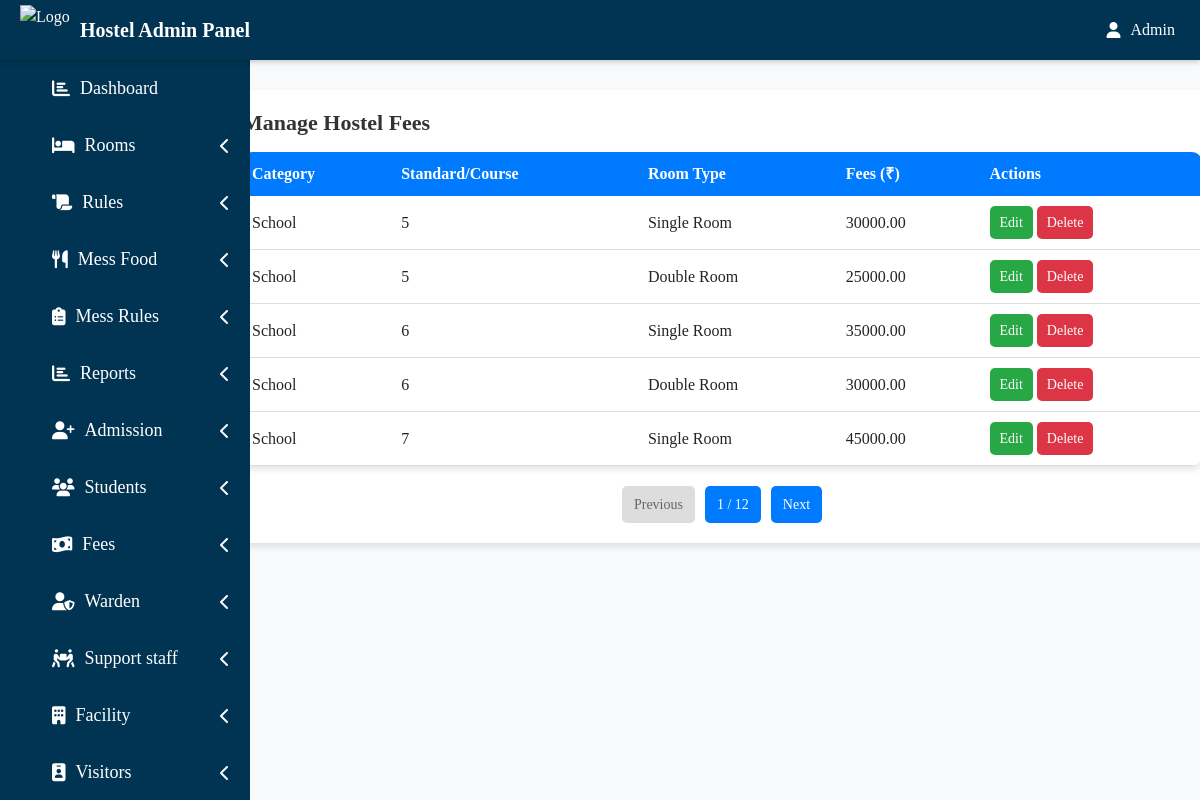
Page /hadmin/manage_fees.php on the committed database.
### tables this page shows
CREATE TABLE `hostel_fees` (
  `id` int(11) NOT NULL,
  `category` varchar(50) NOT NULL,
  `standard_course` varchar(50) NOT NULL,
  `room_type` varchar(50) NOT NULL,
  `fees` decimal(10,2) NOT NULL
);

### hadmin/manage_fees.php (the view, shortened to what this page needs)
<?php
$limit = 5;
$page = isset($_GET['page']) ? (int)$_GET['page'] : 1;
$page = max(1, $page);
$start = ($page - 1) * $limit;
$totalQuery = mysqli_query($conn, "SELECT COUNT(*) AS total FROM hostel_fees");
$totalRow = mysqli_fetch_assoc($totalQuery);
$totalRecords = $totalRow['total'];
$totalPages = ceil($totalRecords / $limit);
$result = mysqli_query($conn, "SELECT * FROM hostel_fees LIMIT $start, $limit");
?>
<!DOCTYPE html>
<html lang="en">
<head>
    <link href="https://cdn.jsdelivr.net/npm/bootstrap@5.3.0/dist/css/bootstrap.min.css" rel="stylesheet">
</head>
<body>
   <?php include('include/side.php'); ?>
<div class="container mt-4">
    <div class="container1">
        <fieldset>
            <legend><h1>Manage Hostel Fees</h1></legend>
            <table>
                <tr>
                    <th>Category</th>
                    <th>Standard/Course</th>
                    <th>Room Type</th>
                    <th>Fees (₹)</th>
                    <th>Actions</th>
                </tr>
                <?php while ($row = mysqli_fetch_assoc($result)) { ?>
                <tr>
                    <td><?php echo $row['category']; ?></td>
                    <td><?php echo $row['standard_course']; ?></td>
                    <td><?php echo $row['room_type']; ?></td>
                    <td><?php echo $row['fees']; ?></td>
                    <td>
                        <a href="edit_fees.php?id=<?php echo $row['id']; ?>" class="edit-btn action-btn">Edit</a>
                        <a href="manage_fees.php?delete_id=<?php echo $row['id']; ?>" class="delete-btn action-btn" onclick="return confirm('Are you sure you want to delete this record?');">Delete</a>
                    </td>
                </tr>
                <?php } ?>
            </table>
            <div class="pagination">
                <?php if ($page > 1): ?>
                    <a href="?page=<?php echo $page - 1; ?>">Previous</a>
                <?php else: ?>
                    <span class="disabled">Previous</span>
                <?php endif; ?>
                <span><?php echo $page; ?> / <?php echo $totalPages; ?></span>
                <?php if ($page < $totalPages): ?>
                    <a href="?page=<?php echo $page + 1; ?>">Next</a>
                <?php else: ?>
                    <span class="disabled">Next</span>
                <?php endif; ?>
            </div>
        </fieldset>
    </div>
</div>
</body>
</html>

### hadmin/manage_fees.php (style rules this page uses)
body { font-family: 'Poppins', sans-serif; background-color: #f8f9fa; }
.container1 { background: #fff; padding: 20px; border-radius: 10px; box-shadow: 0 4px 6px rgba(0, 0, 0, 0.1); margin-top: 90px; margin-left: 180px; width: 1000px; margin-bottom: 30px; }
h1 { font-size: 22px; font-weight: 600; color: #333; }
table { width: 100%; background: #fff; border-radius: 10px; overflow: hidden; box-shadow: 0 4px 6px rgba(0, 0, 0, 0.1); }
th { background: #007bff; color: white; text-align: left; padding: 10px; }
td { padding: 10px; border-bottom: 1px solid #ddd; }
.action-btn { padding: 6px 10px; border-radius: 5px; text-decoration: none; font-size: 14px; display: inline-block; }
.edit-btn { background: #28a745; color: white; }
.delete-btn { background: #dc3545; color: white; }
.pagination { margin-top: 20px; display: flex; justify-content: center; gap: 10px; }
.pagination a, .pagination span { padding: 8px 12px; border-radius: 5px; text-decoration: none; font-size: 14px; background: #007bff; color: white; }
.pagination .disabled { background: #ddd; color: #666; pointer-events: none; }

### hadmin/include/side.php (style rules this page uses)
* { margin: 0; padding: 0; font-family: times new roman; }

### rows in the picture
hostel_fees: category "School", standard_course "5", room_type "Single Room", fees "30000.00"
hostel_fees: category "School", standard_course "5", room_type "Double Room", fees "25000.00"
hostel_fees: category "School", standard_course "6", room_type "Single Room", fees "35000.00"
hostel_fees: category "School", standard_course "6", room_type "Double Room", fees "30000.00"
hostel_fees: category "School", standard_course "7", room_type "Single Room", fees "45000.00"

### other values in the picture
$page "1"
$totalPages "12"
